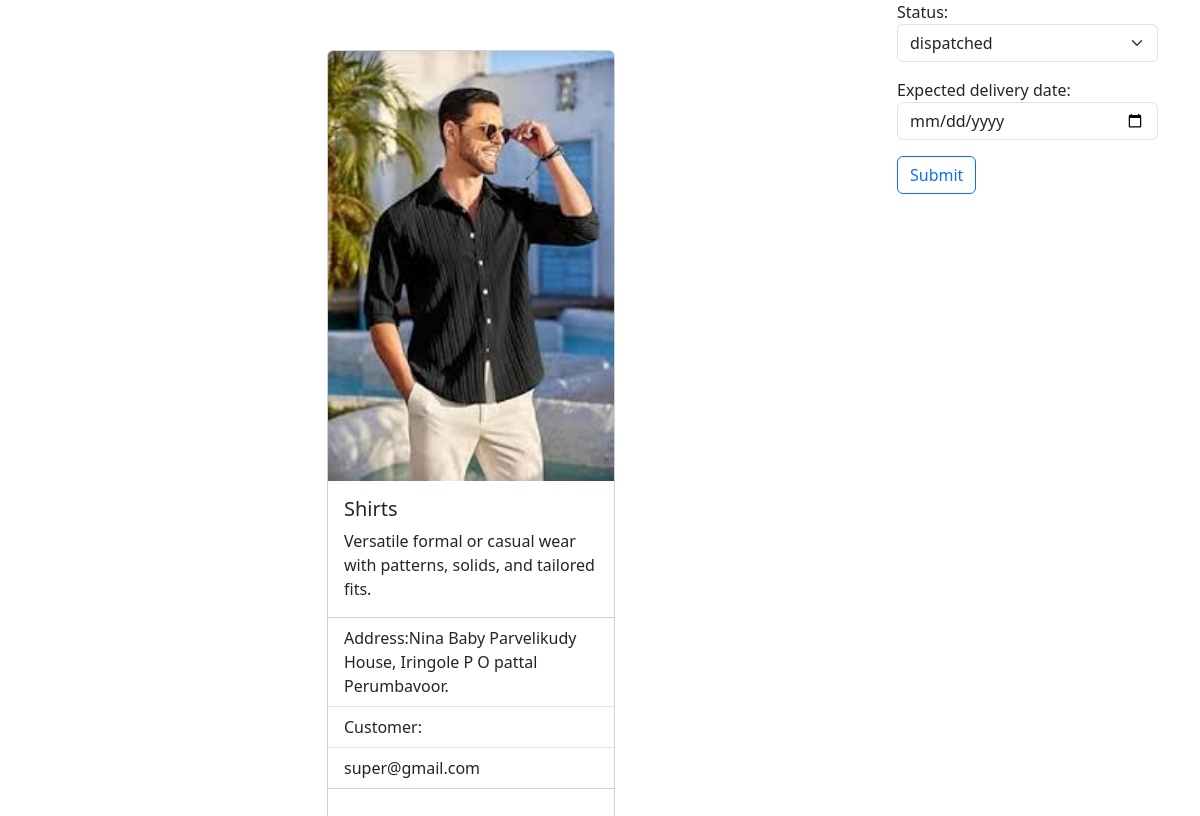
/owner/order/details/3, run on the app's committed database.
### owner/models.py (models this page shows, shortened)
class Order(models.Model):
    product=models.ForeignKey(Product,on_delete=models.CASCADE)
    user=models.ForeignKey(User,on_delete=models.CASCADE)
    created_date=models.DateTimeField(auto_now_add=True,null=True)
    options=(
        ("order-placed","order-placed"),
        ("dispatched","dispatched"),
        ("in-transit","in-transit"),
        ("delivered","delivered"),
        ("cancelled","cancelled")
    )
    status=models.CharField(max_length=256,choices=options,default="order-placed")
    delivery_address=models.CharField(max_length=256,null=True)
    expected_delivery_date=models.DateTimeField(null=True)

class Product(models.Model):
    product_name=models.CharField(max_length=256,unique=True)
    category=models.ForeignKey(Category,on_delete=models.CASCADE)
    image=models.ImageField(upload_to="images",null=True)
    price=models.PositiveIntegerField()
    description=models.CharField(max_length=256,null=True)

### owner/views.py (the view, shortened to what this page needs)
# urls.py: path("order/details/<int:id>",views.OrderDetailView.as_view(),name="order-details"),]
class OrderDetailView(DetailView):
    model=Order
    template_name="owner/order-details.html"
    context_object_name="order"
    pk_url_kwarg="id"
    def get_context_data(self, **kwargs):
        context=super().get_context_data(**kwargs)
        context["form"]=OrderUpdateForm()
        return context

### owner/forms.py
class OrderUpdateForm(forms.Form):
    options=(("dispatched","dispatched"),
             ("in-transit","in-transit"))
    status=forms.ChoiceField(choices=options,widget=forms.Select(attrs={"class":"form-select"}))
    expected_delivery_date=forms.DateField(widget=forms.DateInput(attrs={"class":"form-control","type":"date"}))

### owner/templates/owner/order-details.html (shortened to what this page needs)
<!DOCTYPE html>
<html lang="en">
<head>
    <link href="https://cdn.jsdelivr.net/npm/bootstrap@5.3.7/dist/css/bootstrap.min.css" rel="stylesheet"
>
</head>
<body>
    <div class="container">
        <div class="row">
            <div class="col-3"></div>
            <div class="col-6">
                <div class="card" style="width: 18rem; margin-top: 50px;">
                    <img style="object-fit: contain;" src="{{order.product.image.url}}" class="card-img-top" alt="...">
                    <div class="card-body">
                        <h5 class="card-title">{{order.product.product_name}}</h5>
                        <p class="card-text">{{order.product.description}}</p>
                    </div>
                    <ul class="list-group list-group-flush">
                        <li class="list-group-item">Address:{{order.delivery_address}}</li>
                        <li class="list-group-item">Customer:{{order.user.first_name}}</li>
                        <li class="list-group-item">{{order.user.email}}</li>
                    </ul>
                    <div class="card-body">
                    </div>
                </div>
            </div>
            <div class="col-3">
                <form action="" method="post">
                    {{form.as_p}}
                    <button type="submit" class="btn btn-outline-primary">Submit</button>
                </form>
            </div>
        </div>
    </div>
</body>
</html>

### data on the page
Order: product.image (picture), product.product_name "Shirts", product.description "Versatile formal or casual wear with patterns, solids, and tailored fits.", delivery_address "Nina Baby Parvelikudy House, Iringole P O pattal Perumbavoor.", user.email "super@gmail.com"
